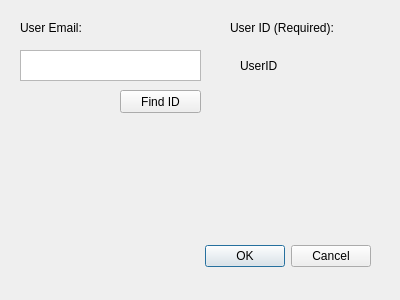
<?xml version="1.0" encoding="UTF-8"?>
<ui version="4.0">
 <class>Dialog</class>
 <widget class="QDialog" name="Dialog">
  <property name="geometry">
   <rect>
    <x>0</x>
    <y>0</y>
    <width>400</width>
    <height>300</height>
   </rect>
  </property>
  <property name="windowTitle">
   <string>Dialog</string>
  </property>
  <widget class="QDialogButtonBox" name="qsmacker_ok_btn">
   <property name="geometry">
    <rect>
     <x>30</x>
     <y>240</y>
     <width>341</width>
     <height>32</height>
    </rect>
   </property>
   <property name="orientation">
    <enum>Qt::Horizontal</enum>
   </property>
   <property name="standardButtons">
    <set>QDialogButtonBox::Cancel|QDialogButtonBox::Ok</set>
   </property>
  </widget>
  <widget class="QTextEdit" name="qsmacker_email">
   <property name="geometry">
    <rect>
     <x>20</x>
     <y>50</y>
     <width>181</width>
     <height>31</height>
    </rect>
   </property>
  </widget>
  <widget class="QLabel" name="label">
   <property name="geometry">
    <rect>
     <x>20</x>
     <y>20</y>
     <width>71</width>
     <height>16</height>
    </rect>
   </property>
   <property name="text">
    <string>User Email: </string>
   </property>
  </widget>
  <widget class="QLabel" name="label_2">
   <property name="geometry">
    <rect>
     <x>230</x>
     <y>20</y>
     <width>131</width>
     <height>16</height>
    </rect>
   </property>
   <property name="text">
    <string>User ID (Required): </string>
   </property>
  </widget>
  <widget class="QPushButton" name="find_id_btn">
   <property name="geometry">
    <rect>
     <x>120</x>
     <y>90</y>
     <width>81</width>
     <height>23</height>
    </rect>
   </property>
   <property name="text">
    <string>Find ID</string>
   </property>
  </widget>
  <widget class="QLabel" name="user_id_label">
   <property name="geometry">
    <rect>
     <x>240</x>
     <y>50</y>
     <width>81</width>
     <height>31</height>
    </rect>
   </property>
   <property name="text">
    <string>UserID</string>
   </property>
  </widget>
 </widget>
 <tabstops>
  <tabstop>qsmacker_email</tabstop>
  <tabstop>find_id_btn</tabstop>
 </tabstops>
 <resources/>
 <connections>
  <connection>
   <sender>qsmacker_ok_btn</sender>
   <signal>accepted()</signal>
   <receiver>Dialog</receiver>
   <slot>accept()</slot>
   <hints>
    <hint type="sourcelabel">
     <x>248</x>
     <y>254</y>
    </hint>
    <hint type="destinationlabel">
     <x>157</x>
     <y>274</y>
    </hint>
   </hints>
  </connection>
  <connection>
   <sender>qsmacker_ok_btn</sender>
   <signal>rejected()</signal>
   <receiver>Dialog</receiver>
   <slot>reject()</slot>
   <hints>
    <hint type="sourcelabel">
     <x>316</x>
     <y>260</y>
    </hint>
    <hint type="destinationlabel">
     <x>286</x>
     <y>274</y>
    </hint>
   </hints>
  </connection>
 </connections>
</ui>
